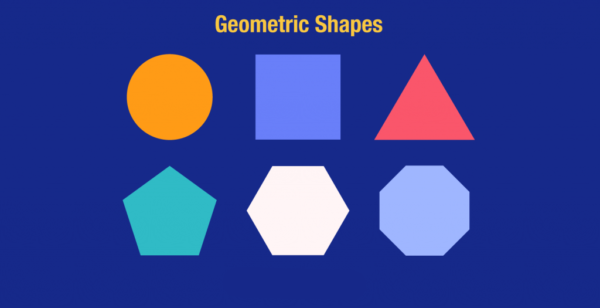
#> input picture geometric.png, 600 x 308 px
$ jupyter execute sobel_edge_detection.ipynb   (shell and % lines are left out)
#> lines starting #> are read from the running program, lines starting #| are printed output that depends on the picture
[cell 1]
from PIL import Image
import numpy as np
import scipy.ndimage as nd
import matplotlib.pyplot as plt

# Đọc ảnh và chuyển sang grayscale
data = Image.open('geometric.png').convert('L')
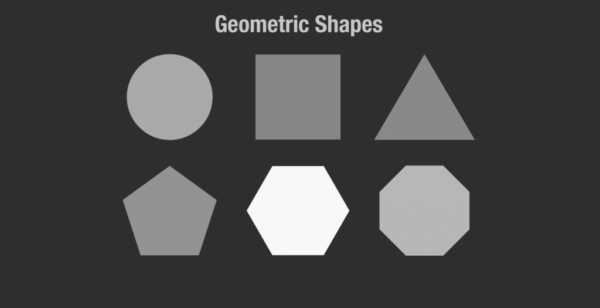
#> data: PIL image 600x308 L; min 45, max 248, mean 72.1
data_array = np.asarray(data)

# Tính đạo hàm Sobel theo trục x và y
a = nd.sobel(data_array, axis=0)  # theo hàng (trục dọc)
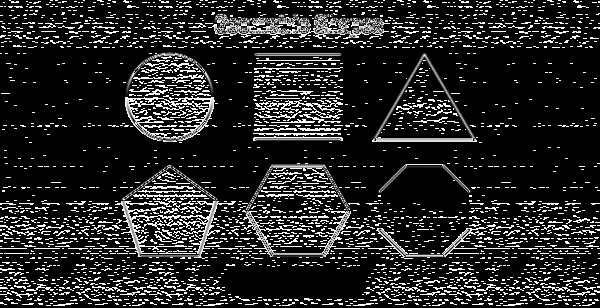
#> a: shape (308, 600); min 0, max 255, mean 38.4
b = nd.sobel(data_array, axis=1)  # theo cột (trục ngang)
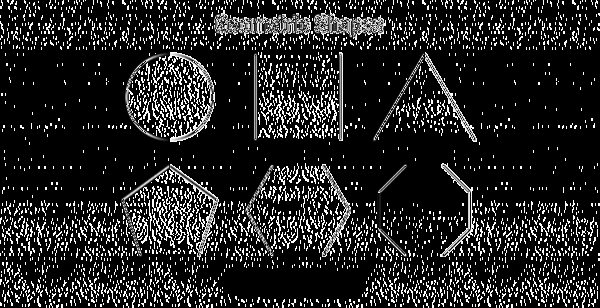
#> b: shape (308, 600); min 0, max 255, mean 36.9

# Kết hợp biên theo cả 2 chiều
bmg = abs(a) + abs(b)
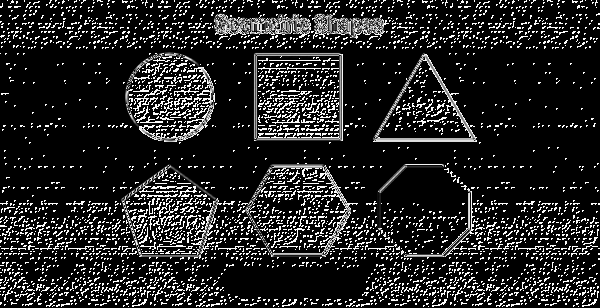
#> bmg: shape (308, 600); min 0, max 254, mean 37.2

# Hiển thị kết quả
plt.figure(figsize=(15, 5))

plt.subplot(1, 4, 1)
plt.imshow(data_array, cmap='gray')
plt.title('Ảnh gốc')
plt.axis('off')

plt.subplot(1, 4, 2)
plt.imshow(abs(a), cmap='gray')
plt.title('Sobel X (Vertical edges)')
plt.axis('off')

plt.subplot(1, 4, 3)
plt.imshow(abs(b), cmap='gray')
plt.title('Sobel Y (Horizontal edges)')
plt.axis('off')

plt.subplot(1, 4, 4)
plt.imshow(bmg, cmap='gray')
plt.title('Combined Sobel')
plt.axis('off')

plt.tight_layout()
plt.show()
